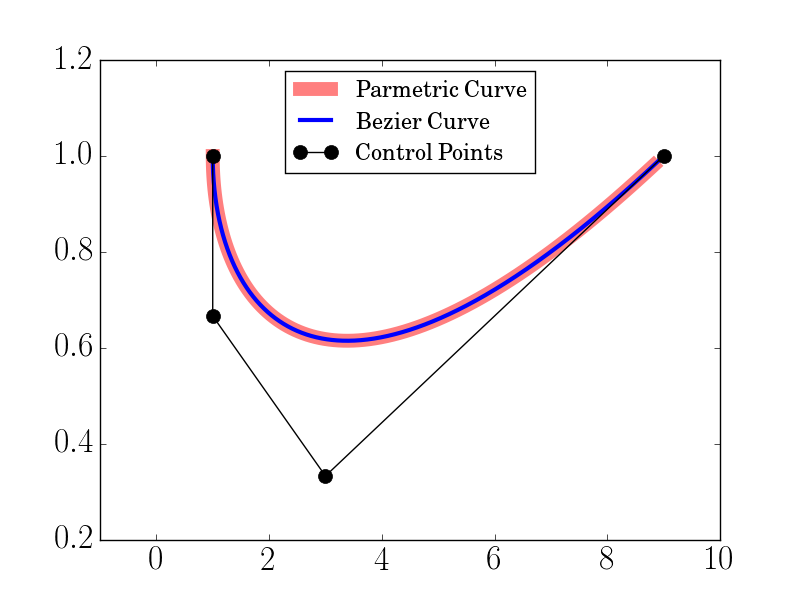

Generate this figure with Python:
import math
import copy
import matplotlib.pyplot as plt

from matplotlib import rc
rc('font',**{'family':'sans-serif','sans-serif':['Helvetica']})
## for Palatino and other serif fonts use:
#rc('font',**{'family':'serif','serif':['Palatino']})
rc('text', usetex=True)
font = {'family' : 'normal',
        'size'   : 24}

rc('font', **font)

def interp(t, xpts, ypts):
  x = copy.deepcopy(xpts)
  y = copy.deepcopy(ypts)

  # Iterate through the first N-1 points
  for i in range(1,len(xpts)):
    for j in range(0,len(xpts)-1):
      x[j] = (1-t)*x[j] + t*x[j+1]
      y[j] = (1-t)*y[j] + t*y[j+1]

  return x[0], y[0]

xt = [ (1+6*(t/100)**2+2*(t/100)**3) for t in range(0, 100) ]
yt = [ (1-(t/100)+(t/100)**3) for t in range(0, 100) ]

xpts = [ 1, 1, 3, 9 ]
ypts = [ 1, 2/3, 1/3, 1 ]

x = []
y = []


for t in range(0,1000):
  x1, y1 = interp(t/1000, xpts, ypts)
  x.append(x1)
  y.append(y1)

plt.plot(xt, yt, 'r', label='Parmetric Curve', linewidth=10, alpha=0.5)
plt.plot(x,  y,  'b', label='Bezier Curve', linewidth=3, alpha=1.0)
plt.plot(xpts, ypts, 'ko-', label='Control Points', markersize=10)
plt.xlim( [-1, 10] )
plt.ylim( [0.2, 1.2] )
plt.legend(loc=9, fontsize=16)
plt.savefig('Problem3.png')
plt.show()
